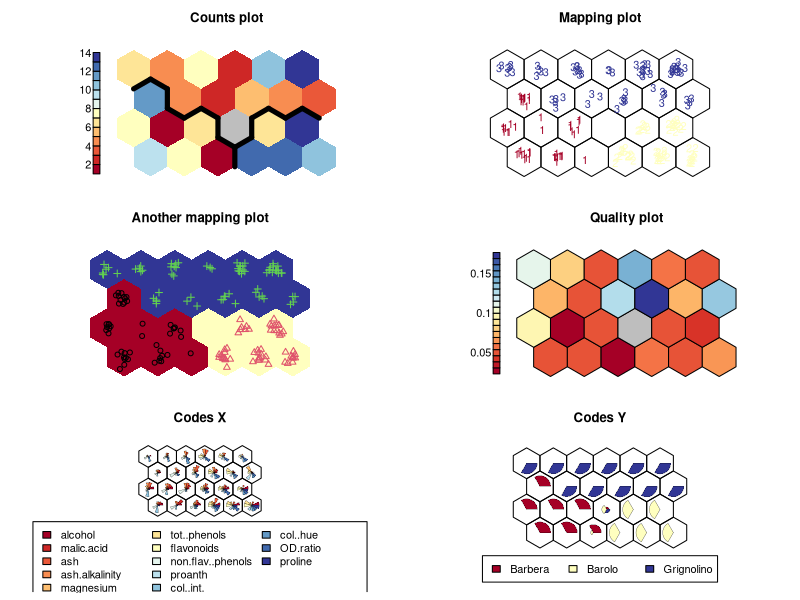
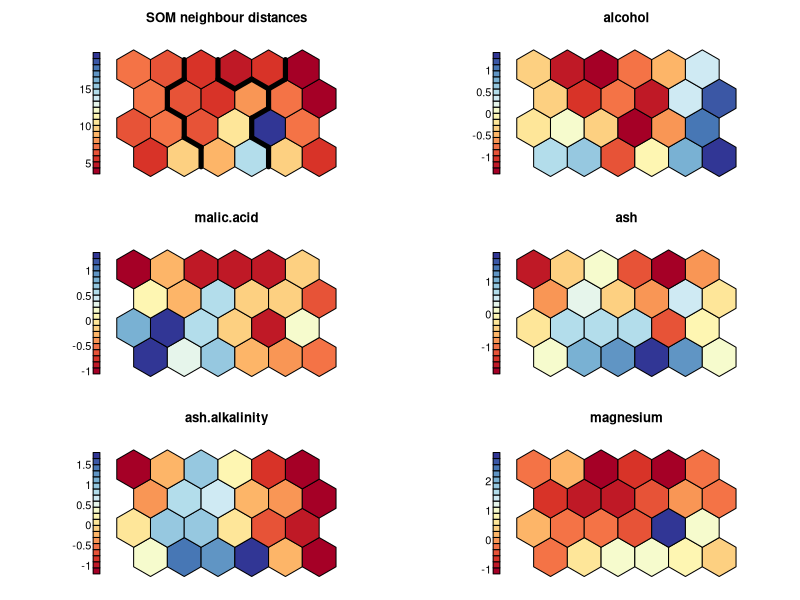
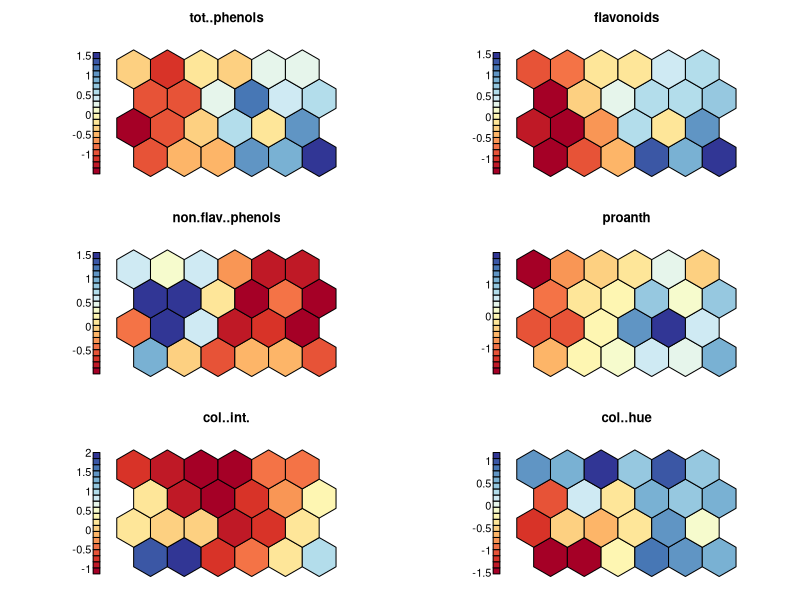
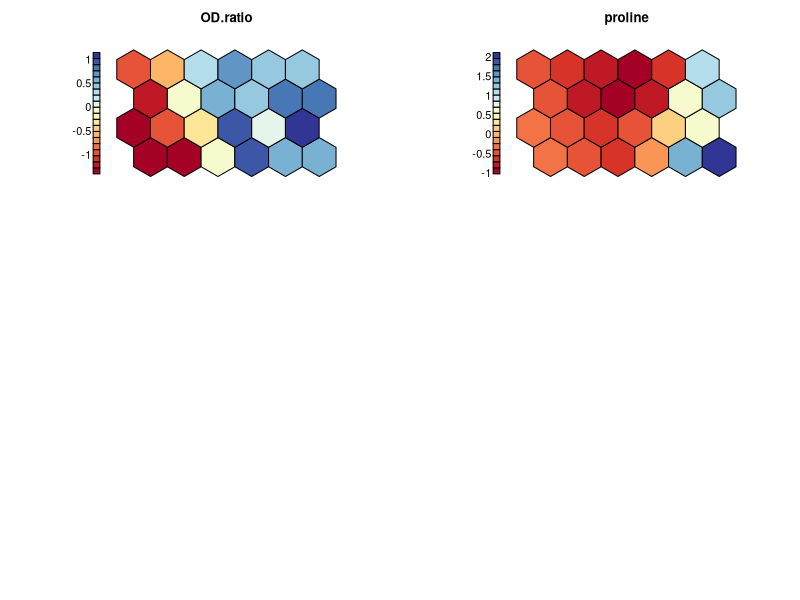

Write R code to recreate these figures, in order.
## ---- chunk 1
# 安装包
if (!requireNamespace("kohonen", quietly = TRUE)) {
  install.packages("kohonen")
}

# 加载包
library(kohonen)
## ---- chunk 2
# 加载数据
data <- read.delim("files/Hiplot/050-easy-som-data.txt", header = T)

# 整理数据格式
target <- data[,1]
target <- factor(target, levels = unique(target))
data <- data[,-1]
data <- as.data.frame(data)
for (i in 1:ncol(data)) {
  data[,i] <- as.numeric(data[,i])
}
data <- as.matrix(data)
set.seed(7)
kohmap <- xyf(scale(data), target, grid = somgrid(xdim=6, ydim=4, topo="hexagonal"), rlen=100)

color_key <- c("#A50026","#D73027","#F46D43","#FDAE61","#FEE090","#FFFFBF","#E0F3F8",
               "#ABD9E9","#74ADD1","#4575B4","#313695")
colors <- function (n, alpha, rev = FALSE) {
  colorRampPalette(color_key)(n)
}

# 查看数据
head(data)
## ---- chunk 3
#| label: fig-1Eeasy-som
#| fig-cap: "简易 SOM"
#| out.width: "95%"
#| fig-height: 8
#| fig-width: 8
#| warning: false
#| message: false

# 简易 SOM
p <- function () {
  par(mfrow = c(3,2))
  xyfpredictions <- classmat2classvec(getCodes(kohmap, 2))
  plot(kohmap, type="counts", col = as.integer(target),
       palette.name = colors,
       pchs = as.integer(target), 
       main = "Counts plot", shape = "straight", border = NA)
  
  som.hc <- cutree(hclust(object.distances(kohmap, "codes")), 3)
  add.cluster.boundaries(kohmap, som.hc)

  plot(kohmap, type="mapping",
       labels = as.integer(target), col = colors(3)[as.integer(target)],
       palette.name = colors,
       shape = "straight",
       main = "Mapping plot")

  ## 根据预测的类别标签为单元添加背景颜色
  xyfpredictions <- classmat2classvec(getCodes(kohmap, 2))
  bgcols <- colors(3)
  plot(kohmap, type="mapping", col = as.integer(target),
       pchs = as.integer(target), bgcol = bgcols[as.integer(xyfpredictions)],
       main = "Another mapping plot", shape = "straight", border = NA)
  
  similarities <- plot(kohmap, type="quality", shape = "straight",
                       palette.name = colors)
  
  plot(kohmap, type="codes", shape = "straight", 
       main = c("Codes X", "Codes Y"), palette.name = colors)

  set.seed(7)
  sommap <- som(scale(data), grid = somgrid(6, 4, "hexagonal"))

  ## 矩形地图也一样
  plot(sommap, type="dist.neighbours", 
       shape = "straight",
       palette.name = colors,
       main = "SOM neighbour distances")
  ## 使用层次聚类对代码书向量进行聚类
  som.hc <- cutree(hclust(object.distances(sommap, "codes")), 3)
  add.cluster.boundaries(sommap, som.hc)

  ## 显示 'component planes'
  for (i in 1:ncol(getCodes(sommap, 1))) {
    set.seed(7)
    sommap <- som(scale(data), grid = somgrid(6, 4, "hexagonal"))
    plot(sommap, shape = "straight", type = "property", 
        property = getCodes(sommap, 1)[,i],
        palette.name = colors,
        main = colnames(getCodes(sommap, 1))[i])
  }
}

p()
